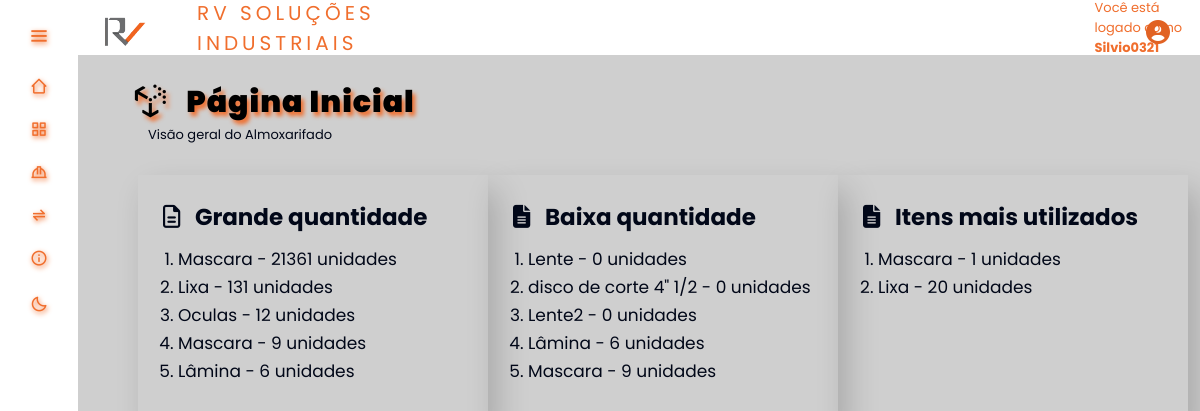
The app's page /telas/index.php (signed in) with its own data.
### tables this page shows
CREATE TABLE `produto` (
  `id_produto` int(11) NOT NULL,
  `Quantidade` int(11) DEFAULT NULL,
  `Valor` decimal(6,2) DEFAULT NULL,
  `Modelo` varchar(100) DEFAULT NULL,
  `Descricao` varchar(100) DEFAULT NULL,
  `Tipo` int(11) DEFAULT NULL,
  `Fornecedor_id` int(11) DEFAULT NULL
);

CREATE TABLE `movimentacao` (
  `id_mov` int(11) NOT NULL,
  `Data` datetime DEFAULT NULL,
  `QntdModificada` int(11) DEFAULT NULL,
  `Produto_id` int(11) DEFAULT NULL,
  `Usuario_id` int(11) DEFAULT NULL,
  `Funcionario_id` int(11) DEFAULT NULL
);

### telas/function.php (called while the page is built, shortened)
<?php
function maisUtilizados(){
    $movimentacoes = innerJoin2("id_mov, id_produto, COUNT(Produto_id) AS total_saidas, SUM(CASE WHEN QntdModificada < 0 THEN QntdModificada ELSE 0 END) AS quantidade,
    Descricao, Funcionario_id, QntdModificada, Data, Produto_id", "movimentacao", "produto",
    "movimentacao.Produto_id", "produto.id_produto", "0", "DESC");
}
    function grandeQtd() {
        $produtos = quantities("produto", "DESC");
    }
    function poucaQtd() {
        $poucos = quantities("produto", "ASC");
    }
    function innerJoin2 ($data = null, $table = null, $tableInner = null, $table01Column = null,$dataInner = null, $sai = null, $p = null) {
        $database = open_database();
        $found = null;
        try{
            if($p) {
              $sql = "SELECT " . $data . " FROM " . $table . " INNER JOIN " . $tableInner . " ON " . $table01Column . "=" . $dataInner . " WHERE QntdModificada < " . $sai . " GROUP BY Descricao ORDER BY quantidade " . $p . " LIMIT 5";
              $result = $database->query($sql);
              if($result->num_rows > 0)  {
                  $found = array();
                  while ($row = $result->fetch_assoc()) {
                    array_push($found, $row);
                  }
              } else{
                  throw new Exception("Não foram encontrados registros de dados!");
              }
            }
        } catch (Exception $e)  {
            $_SESSION['message'] = "Ocorreu um erro: " . $e->getMessage();
            $_SESSION['type'] = "danger";
        }
        return $found;
    }
    function quantities ($table = null, $p = null) {
        $database = open_database();
        $found = null;
        try{
            if($p) {
                $sql = "SELECT * FROM " . $table . " ORDER BY Quantidade " . $p . " LIMIT 5";
                $result = $database->query($sql);
                if($result->num_rows > 0) {
                    $found = array();
                    while ($row = $result->fetch_assoc()) {
                    array_push($found, $row);
                }
              } else{
                  throw new Exception("Não foram encontrados registros de dados!");
              }
            }
        } catch (Exception $e)  {
            $_SESSION['message'] = "Ocorreu um erro: " . $e->getMessage();
            $_SESSION['type'] = "danger";
        }
        return $found;
    }

### telas/index.php (the view, shortened to what this page needs)
<?php
    require_once('function.php');
    grandeQtd();
    poucaQtd();
    maisUtilizados();
?>
<!DOCTYPE html>
<html>
    <head>
                <link rel="stylesheet" href="<?php echo BASEURL; ?>css/styleIndex.css"/>
                <link rel="stylesheet" href="<?php echo BASEURL; ?>inc/style.css"/>
                <link rel="stylesheet" href="<?php echo BASEURL; ?>inc/styleDark.css">
                <link rel="stylesheet" href="https://cdnjs.cloudflare.com/ajax/libs/font-awesome/6.4.2/css/all.min.css"
 />
    </head>
    <body>
      <div class="tittleIndex">
        <h2 class="tituloIdx"><i class="fa-brands fa-uncharted fa-lg"></i> &nbsp; Página Inicial</h2>
        <p id="subtitulo" style="font-size:small; margin:0 0 0 70px">Visão geral do Almoxarifado</p>
      </div>
      <main>
        <div id="boxes" class="boxes">
          <div class="hidden">
            <div id="caixa01" class="box">
              <h3><i class="fa-regular fa-file-lines"></i>&nbsp; &nbsp;Grande quantidade</h3>
              <?php
                if ($produtos) :
                  echo '<ol style="margin: 10px 0 0 15px; font-size:17px; color: var(--search-text);">';
                  foreach ($produtos as $produto) :
                    echo '<li style="margin: 2px 0 0 0;">' . $produto['Descricao'] . ' - ' . $produto['Quantidade'] . ' unidades ' . '</li>';
                  endforeach;
                  echo '</ol>';
                else :
                  echo 'Nenhum produto está com quantidade maior que 35 unidades.';
                endif;
              ?>
            </div>
          </div>
          <div class="hidden">
            <div id="caixa02" class="box">
              <h3><i class="fa-solid fa-file-lines"></i>&nbsp; &nbsp;Baixa quantidade</h3>
              <?php
                if ($poucos) :
                  echo '<ol style="margin: 10px 0 0 15px; font-size:17px; color: var(--search-text);">';
                  foreach ($poucos as $produto) :
                    if($produto['Quantidade'] === null){
                      echo '<li style="margin: 2px 0 0 0;">' . $produto['Descricao'] . ' - ' . "0" . ' unidades ' . '</li>';
                    }else {
                      echo '<li style="margin: 2px 0 0 0;">' . $produto['Descricao'] . ' - ' . $produto['Quantidade'] . ' unidades ' . '</li>';
                    }
                  endforeach;
                  echo '</ol>';
                else :
                  echo 'Nenhum produto está com quantidade menor que 10 unidades.';
                endif;
              ?>
            </div>
          </div>
          <div class="hidden">
            <div id="caixa03" class="box">
              <h3><i class="fa-solid fa-file-lines"></i>&nbsp; &nbsp;Itens mais utilizados</h3>
              <?php
                if ($movimentacoes) :
                  echo '<ol style="margin: 10px 0 0 15px; font-size:17px; color: var(--search-text);">';
                    foreach ($movimentacoes as $produto) :
                        echo '<li style="margin: 2px 0 0 0;">' . $produto['Descricao'] . ' - ' . abs($produto['quantidade']) . ' unidades ' . '</li>';
                    endforeach;
                  echo '</ol>';
                endif;
              ?>
            </div>
          </div>
        </div>
      </main>
    </body>
</html>

### inc/style.css (style rules this page uses)
:root { --color-default:#1c1c1c; --color-second: #D3D3D3; --color-white:#89817D; --color-body:#4A3F35; --color-black:#F06E2D; --search-bar: #F2F2F2; --search-text: #010718; }
* { padding: 0%; margin: 0%; box-sizing: border-box; font-family: 'Poppins', sans-serif; }
* { margin: 0; padding: 0; box-sizing: border-box; }
* { box-sizing: border-box }
body { font-family: Verdana, sans-serif; margin:0 }
#subtitulo { color: var(--color-white); }

### inc/styleDark.css (style rules this page uses)
:root { --color-default:#ffffff; --color-second: #bebebe; --color-white:#333333; --color-body:#cfcfcf; --color-black:#F06E2D; --search-bar: #F2F2F2; --search-text: #010718; }
#subtitulo { color: var(--search-text); }

### css/styleIndex.css (style rules this page uses)
:root { --color-default:#1c1c1c; --color-second: #D3D3D3; --color-white:#89817D; --color-body:#4A3F35; --color-black:#F06E2D; --color-orange:#ff8c00; --search-bar: #ffffff; --search-text: #010718; }
* { font-family: system-ui, -apple-system, Helvetica, sans-serif, Arial; margin: 0; padding: 0; }
body { display: flex; justify-content: center; }
#subtitulo { font-size: small; color: var(--color-white); }
.tittleIndex { font-family: 'Poppins', sans-serif; }
.tittleIndex > .tituloIdx { font-family: 'Poppins', sans-serif; margin: 25px 0 0 5%; color: var(--color-black); font-size: 30px; font-weight: 1000; text-shadow: 3px 4px 4px var(--color-black); letter-spacing: 1px; color: black; font-size: 30px; font-weight: 1000; }
.boxes { margin: 30px 60px 50px 60px; display: flex; flex-direction: row; justify-content: space-between; }
.boxes > .hidden > .box { display: flex; flex-direction: column; text-align: left; width: 350px; height: 250px; padding: 25px 25px 40px 25px; box-shadow: 10px 15px 30px rgb(0 0 0 / 18%); }
.boxes > .hidden > .box > h3 { font-size: 23px; color: var(--search-text); }
.hidden { opacity: 0; filter: blur(15px); transform: translateX(-100%); transition: all 1.5s; }
.show { opacity: 1; filter: blur(0); transform: translateX(0); transition: all 1.5s; }
.boxes :nth-child(1) { transition-delay: 300ms; }
.boxes :nth-child(2) { transition-delay: 600ms; }
.boxes :nth-child(3) { transition-delay: 900ms; }

### records on screen
produto: Descricao "Mascara", Quantidade "21361"
produto: Descricao "Lixa", Quantidade "131"
produto: Descricao "Oculas", Quantidade "12"
produto: Descricao "Mascara", Quantidade "9"
produto: Descricao "Lâmina", Quantidade "6"
produto: Descricao "Lente"
produto: Descricao "disco de corte 4\" 1/2"
produto: Descricao "Lente2"
movimentacao: Produto.Descricao "Mascara", quantidade "1"
movimentacao: Produto.Descricao "Lixa", quantidade "20"

### other values on screen
$_SESSION['login'] "Silvio0321"
